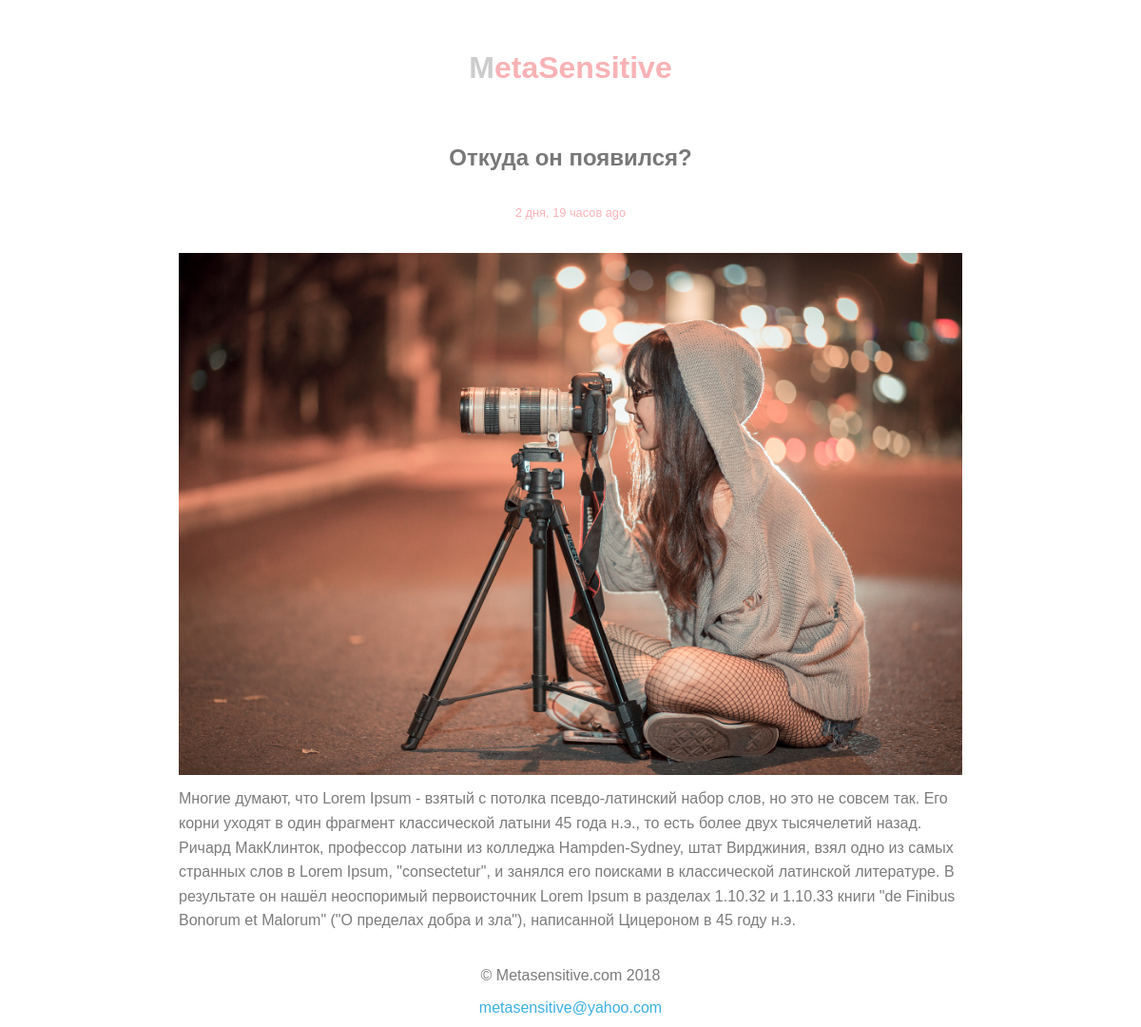
The page /post/10/ on the database its author committed.
### blog/models.py (models this page shows, shortened)
class Post(models.Model):
    author = models.ForeignKey('auth.User', on_delete=models.CASCADE)
    title = models.CharField(max_length=200)
    image = models.ImageField(blank=True, upload_to='images/blog/%Y/%m/%d', help_text='150x150px', verbose_name='Ссылка картинки')
    text = models.TextField()
    created_date = models.DateTimeField(
            default=timezone.now)
    published_date = models.DateTimeField(
            blank=True, null=True)

### blog/views.py (the view)
# urls.py: url(r'^post/(?P<pk>\d+)/$', views.post_detail, name='post_detail'),
def post_detail(request, pk):
    post = get_object_or_404(Post, pk=pk)
    return render(request, 'post_detail.html', {'post': post})

### templates/post_detail.html (shortened to what this page needs)
{% load meta_tags %}
        {% load static %}
        {% load humanize %}
<!DOCTYPE html>
<html>
  <head>
    <link rel="stylesheet" href="{% static 'css/app.css' %}">
  </head>
  <body class="wrap-full">
    {% block body %}
{% block content %}
{% block breadcrumb %} <header class="header">
       <h1 class="sitename"><a href="/">MetaSensitive</a></h1>
      </header>
{% endblock %}
        <article class="post-full">
        {% if post.published_date %}
        <div class="top-full">
               <h1 class="center">{{ post.title }}</h1>
               <div class="small center pink">
                {{ post.published_date|naturaltime }}
            </div>
            </div>
        {% endif %}
        <div class="content">
           {% if post.image %}
        <img src="{{ MEDIA_URL }}{{ post.image.url }}">
        {% endif %}
          {% autoescape off %}
        <p>{{ post.text|linebreaksbr }}</p>
        {% endautoescape %}
    </div>
 </article>
  <footer class="footer">
        <p>&copy; Metasensitive.com 2018</p>
        <p><a href="mailto:metasensitive@yahoo.com?subject=Вопрос по HTML">metasensitive@yahoo.com</a></p>
      </footer>
        {% endblock %}
    {% endblock body %}
  </body>
</html>

### static/css/app.css (style rules this page uses)
* { box-sizing: border-box; }
body { margin:0; padding:0; }
img { max-width:100%; height:auto; margin:0 auto; }
a { color:#3bb0e1; }
a, a:hover { text-decoration:none; }
.small { font-size:.9rem; }
.wrap-full { background:#fff; }
body { font-size:100%; font-family: sans-serif; }
h1.sitename { text-align:center; padding:1em; }
h1.sitename a { color:#f8b2b5; }
h1.sitename:first-letter { color:#ccc; }
a { text-decoration:none; }
h1 { color:#787878; }
p { margin:.5em 0; line-height:1.6; color:#7b7b7b; font-weight:lighter; }
.pink { color:#f8b2b5; }
.top-full { background:#fff; padding:.5em; position:relative; }
.post-full { background:#fff; width:70%; margin:0 auto; margin-bottom:1em; overflow:hidden; }
.content { padding:.5em; }
.small { font-size:.8rem; margin-left:.5em; }
.footer { text-align: center; }
.center { width:50%; margin:0 auto; text-align:center; margin-bottom:1em; padding: 0 0 .5em 0; }

### rows shown on the page
Post: title "Откуда он появился?", published_date "2 дня, 19 часов ago", image (picture), text "Многие думают, что Lorem Ipsum - взятый с потолка псевдо-латинский набор слов, но это не совсем так. Его корни уходят в один фрагмент классической латыни 45 года н.э., то есть более двух тысячелетий назад. Ричард МакКлинток, профессор латыни из колледжа Hampden-Sydney, штат Вирджиния, взял одно из самых странных слов в Lorem Ipsum, \"consectetur\", и занялся его поисками в классической латинской литературе. В результате он нашёл неоспоримый первоисточник Lorem Ipsum в разделах 1.10.32 и 1.10.33 книги \"de Finibus Bonorum et Malorum\" (\"О пределах добра и зла\"), написанной Цицероном в 45 году н.э."
